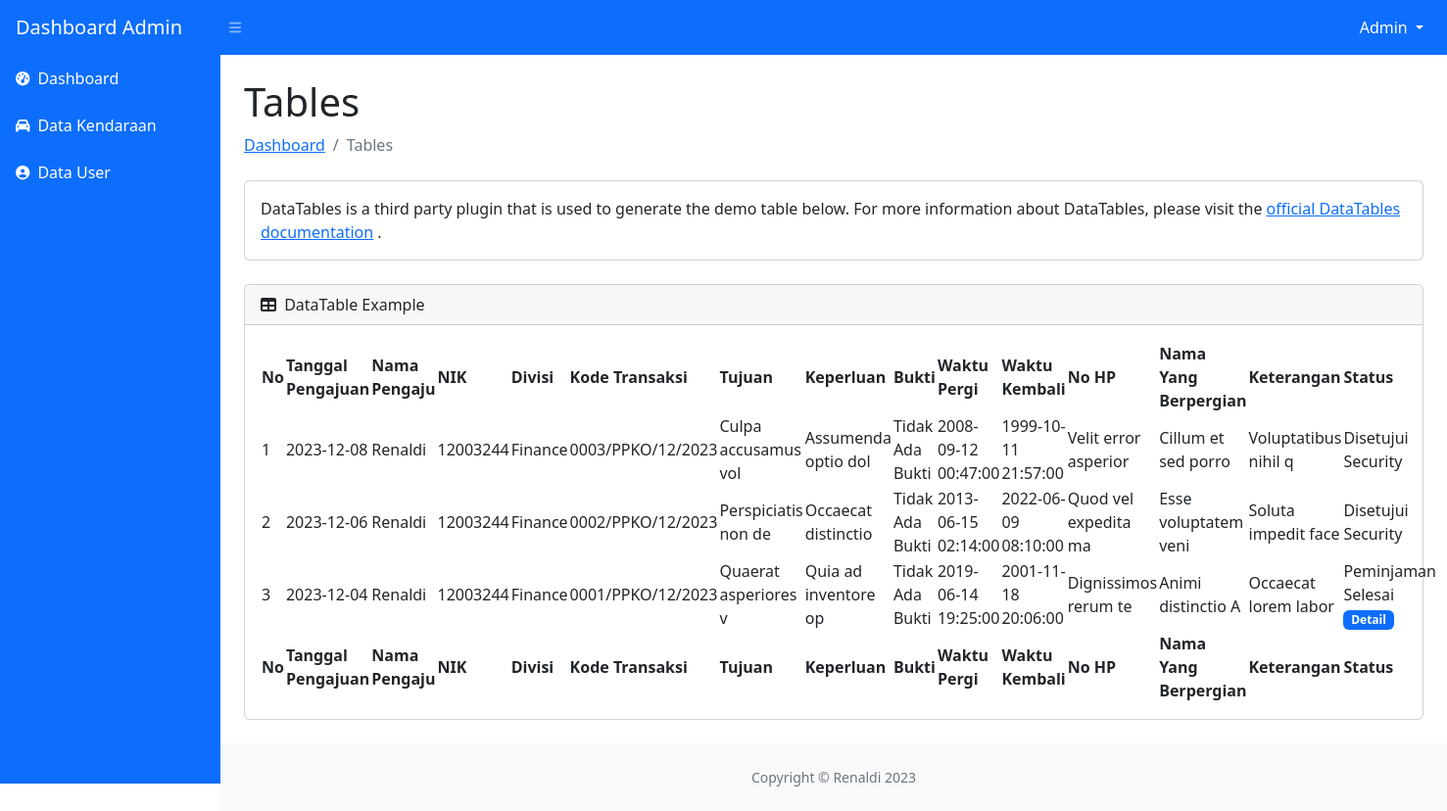
The app's page /dashboard_admin/table.php (signed in) with its own data.
### tables this page shows
CREATE TABLE `user` (
  `id_user` int(11) NOT NULL,
  `nama` varchar(50) NOT NULL,
  `nik` int(20) NOT NULL,
  `password` varchar(50) NOT NULL,
  `nama_divisi` varchar(50) NOT NULL,
  `level` varchar(20) NOT NULL,
  `status_user` varchar(20) NOT NULL
);

CREATE TABLE `pengajuan` (
  `id_pengajuan` int(11) NOT NULL,
  `id_author` int(11) NOT NULL,
  `tgl_pengajuan` date NOT NULL,
  `kd_transaksi` varchar(50) NOT NULL,
  `tujuan` varchar(150) NOT NULL,
  `keperluan` varchar(120) NOT NULL,
  `bukti` varchar(155) NOT NULL,
  `waktu_pergi` datetime NOT NULL,
  `waktu_kembali` datetime NOT NULL,
  `no_hp` varchar(20) NOT NULL,
  `nama_bp` varchar(150) NOT NULL,
  `keterangan` varchar(50) NOT NULL,
  `tgl_PManager` date DEFAULT NULL,
  `tgl_PUmum` date NOT NULL,
  `tgl_PAsmen` date NOT NULL,
  `tgl_PSpv` date NOT NULL,
  `tgl_selesai` date DEFAULT NULL,
  `status` varchar(50) NOT NULL,
  `kendaraan_id` int(11) NOT NULL,
  `supir` varchar(150) NOT NULL,
  `uang_jalan` decimal(10,0) NOT NULL,
  `total_biaya` decimal(10,0) NOT NULL,
  `sisa_saldo` decimal(10,0) NOT NULL,
  `tgl_pergi` datetime NOT NULL,
  `tgl_kembali` datetime NOT NULL
);

### dashboard_admin/table.php (the view, shortened to what this page needs)
<?php
include "../koneksi.php";
?>
<!DOCTYPE html>
<html lang="en">
<head>
    <link href="https://cdn.jsdelivr.net/npm/simple-datatables@7.1.2/dist/style.min.css" rel="stylesheet" />
    <link href="../css/styles.css" rel="stylesheet" />
</head>
<body class="sb-nav-fixed">
    <nav class="sb-topnav navbar navbar-expand navbar-dark bg-primary">
        <a class="navbar-brand ps-3" href="index.php">
            Dashboard Admin
        </a>
        <?php
        $nik = $_SESSION['nik'];
        $getnama = mysqli_query($koneksi, "select nama from user where nik='$nik' ");
        $datanama = mysqli_fetch_array($getnama);
        ?>
        <button class="btn btn-link btn-sm order-1 order-lg-0 me-4 me-lg-0" id="sidebarToggle" href="#!"><i class="fas fa-bars"></i></button>
        <ul class="navbar-nav d-none d-md-inline-block form-inline ms-auto me-0 me-md-3 my-2 my-md-0">
            <li class="nav-item dropdown">
                <a class="nav-link dropdown-toggle text-white" id="navbarDropdown" href="#" role="button" data-bs-toggle="dropdown" aria-expanded="false">
                    <span class="hidden-xs"><?php echo $datanama['nama'] ?></span>
                </a>
            </li>
        </ul>
    </nav>
    <div id="layoutSidenav">
        <div id="layoutSidenav_nav">
            <nav class="sb-sidenav accordion sb-sidenav-dark" id="sidenavAccordion">
                <div class="sb-sidenav-menu bg-primary">
                    <div class="nav">
                        <a class="nav-link text-white" href="dashboard.php">
                            <div class="sb-nav-link-icon text-white"><i class="fas fa-tachometer-alt "></i></div>
                            Dashboard
                        </a>
                        <a class="nav-link text-white" href="datakendaraan.php">
                            <div class="sb-nav-link-icon text-white"><i class="fas fa-automobile"></i></div>
                            Data Kendaraan
                        </a>
                        <a class="nav-link text-white" href="tambahakun.php">
                            <div class="sb-nav-link-icon text-white"><i class="fas fa-user-circle"></i></div>
                            Data User
                        </a>
            </nav>
        </div>
        <div id="layoutSidenav_content">
            <main>
                <div class="container-fluid px-4">
                    <h1 class="mt-4">Tables</h1>
                    <ol class="breadcrumb mb-4">
                        <li class="breadcrumb-item"><a href="dashboard.php">Dashboard</a></li>
                        <li class="breadcrumb-item active">Tables</li>
                    </ol>
                    <div class="card mb-4">
                        <div class="card-body">
                            DataTables is a third party plugin that is used to generate the demo table below. For more information about DataTables, please visit the
                            <a target="_blank" href="https://datatables.net/">official DataTables documentation</a>
                            .
                        </div>
                    </div>
                    <div class="card mb-4">
                        <div class="card-header">
                            <i class="fas fa-table me-1"></i>
                            DataTable Example
                        </div>
                        <div class="card-body">
                            <table id="datatablesSimple">
                                <thead>
                                    <tr>
                                        <th>No</th>
                                        <th>Tanggal Pengajuan</th>
                                        <th>Nama Pengaju</th>
                                        <th>NIK</th>
                                        <th>Divisi</th>
                                        <th>Kode Transaksi</th>
                                        <th>Tujuan</th>
                                        <th>Keperluan</th>
                                        <th>Bukti</th>
                                        <th>Waktu Pergi</th>
                                        <th>Waktu Kembali</th>
                                        <th>No HP</th>
                                        <th>Nama Yang Berpergian</th>
                                        <th>Keterangan</th>
                                        <th>Status </th>
                                    </tr>
                                </thead>
                                <tfoot>
                                    <tr>
                                        <th>No</th>
                                        <th>Tanggal Pengajuan</th>
                                        <th>Nama Pengaju</th>
                                        <th>NIK</th>
                                        <th>Divisi</th>
                                        <th>Kode Transaksi</th>
                                        <th>Tujuan</th>
                                        <th>Keperluan</th>
                                        <th>Bukti</th>
                                        <th>Waktu Pergi</th>
                                        <th>Waktu Kembali</th>
                                        <th>No HP</th>
                                        <th>Nama Yang Berpergian</th>
                                        <th>Keterangan</th>
                                        <th>Status </th>
                                    </tr>
                                </tfoot>
                                <tbody>
                                    <?php
                                    $no = 1;
                                    $tampil = mysqli_query($koneksi, "SELECT p.*, u.* FROM pengajuan p  JOIN user u on u.nik= p.id_author  ORDER BY id_pengajuan DESC");
                                    while ($data = mysqli_fetch_array($tampil)) :
                                    ?>
                                        <tr>
                                            <td><?= $no++ ?></td>
                                            <td><?= $data['tgl_pengajuan'] ?></td>
                                            <td><?= $data['nama'] ?></td>
                                            <td><?= $data['nik'] ?></td>
                                            <td><?= $data['nama_divisi'] ?></td>
                                            <td><?= $data['kd_transaksi'] ?></td>
                                            <td><?= $data['tujuan'] ?></td>
                                            <td><?= $data['keperluan'] ?></td>
                                            <td>
                                                <?php if (strpos($data['bukti'], ".jpg") !== false || strpos($data['bukti'], ".jpeg") !== false || strpos($data['bukti'], ".png") !== false) { ?>
                                                    <a href="/percobaan/assets/img/<?= $data['bukti'] ?>" target="_blank">
                                                        <img src="/percobaan/assets/img/<?= $data['bukti'] ?>" width="50">
                                                    </a>
                                                <?php } else {
                                                    echo "Tidak Ada Bukti";
                                                }
                                                ?>
                                            </td>
                                            <td><?= $data['waktu_pergi'] ?></td>
                                            <td><?= $data['waktu_kembali'] ?></td>
                                            <td><?= $data['no_hp'] ?></td>
                                            <td><?= $data['nama_bp'] ?></td>
                                            <td><?= $data['keterangan'] ?></td>
                                            <td>
                                                <?php if ($data['status'] == 'Telah Diajukan') {
                                                    echo $data['status'];
                                                } elseif ($data['status'] == 'Peminjaman Selesai') {
                                                    echo $data['status'] ?>
                                                    <a href="#" style="text-decoration: none;" class="badge text-bg-primary" data-bs-toggle="modal" data-bs-target="#modalDetail<?= $no ?>">Detail</a>
                                                <?php } else {
                                                    echo $data['status'];
                                                } ?>
                                            </td>
                                        </tr>
                                    <?php endwhile ?>
                                </tbody>
                            </table>
                        </div>
                    </div>
                </div>
            </main>
            <footer class="py-4 bg-light mt-auto">
                <div class="container-fluid px-4">
                    <div class="d-flex align-items-center justify-content-center small">
                        <div class="text-muted">Copyright &copy; Renaldi 2023</div>
                    </div>
                </div>
            </footer>
        </div>
    </div>
</html>

### records on screen
user: nama "Admin"
pengajuan: tgl_pengajuan "2023-12-08", user.nama "Renaldi", user.nik "12003244", user.nama_divisi "Finance", kd_transaksi "0003/PPKO/12/2023", tujuan "Culpa accusamus vol", keperluan "Assumenda optio dol", bukti "Tidak Ada Bukti", waktu_pergi "2008-09-12 00:47:00", waktu_kembali "1999-10-11 21:57:00", no_hp "Velit error asperior", nama_bp "Cillum et sed porro", keterangan "Voluptatibus nihil q", status "Disetujui Security"
pengajuan: tgl_pengajuan "2023-12-06", user.nama "Renaldi", user.nik "12003244", user.nama_divisi "Finance", kd_transaksi "0002/PPKO/12/2023", tujuan "Perspiciatis non de", keperluan "Occaecat distinctio", bukti "Tidak Ada Bukti", waktu_pergi "2013-06-15 02:14:00", waktu_kembali "2022-06-09 08:10:00", no_hp "Quod vel expedita ma", nama_bp "Esse voluptatem veni", keterangan "Soluta impedit face", status "Disetujui Security"
pengajuan: tgl_pengajuan "2023-12-04", user.nama "Renaldi", user.nik "12003244", user.nama_divisi "Finance", kd_transaksi "0001/PPKO/12/2023", tujuan "Quaerat asperiores v", keperluan "Quia ad inventore op", bukti "Tidak Ada Bukti", waktu_pergi "2019-06-14 19:25:00", waktu_kembali "2001-11-18 20:06:00", no_hp "Dignissimos rerum te", nama_bp "Animi distinctio A", keterangan "Occaecat lorem labor", status "Peminjaman Selesai"
